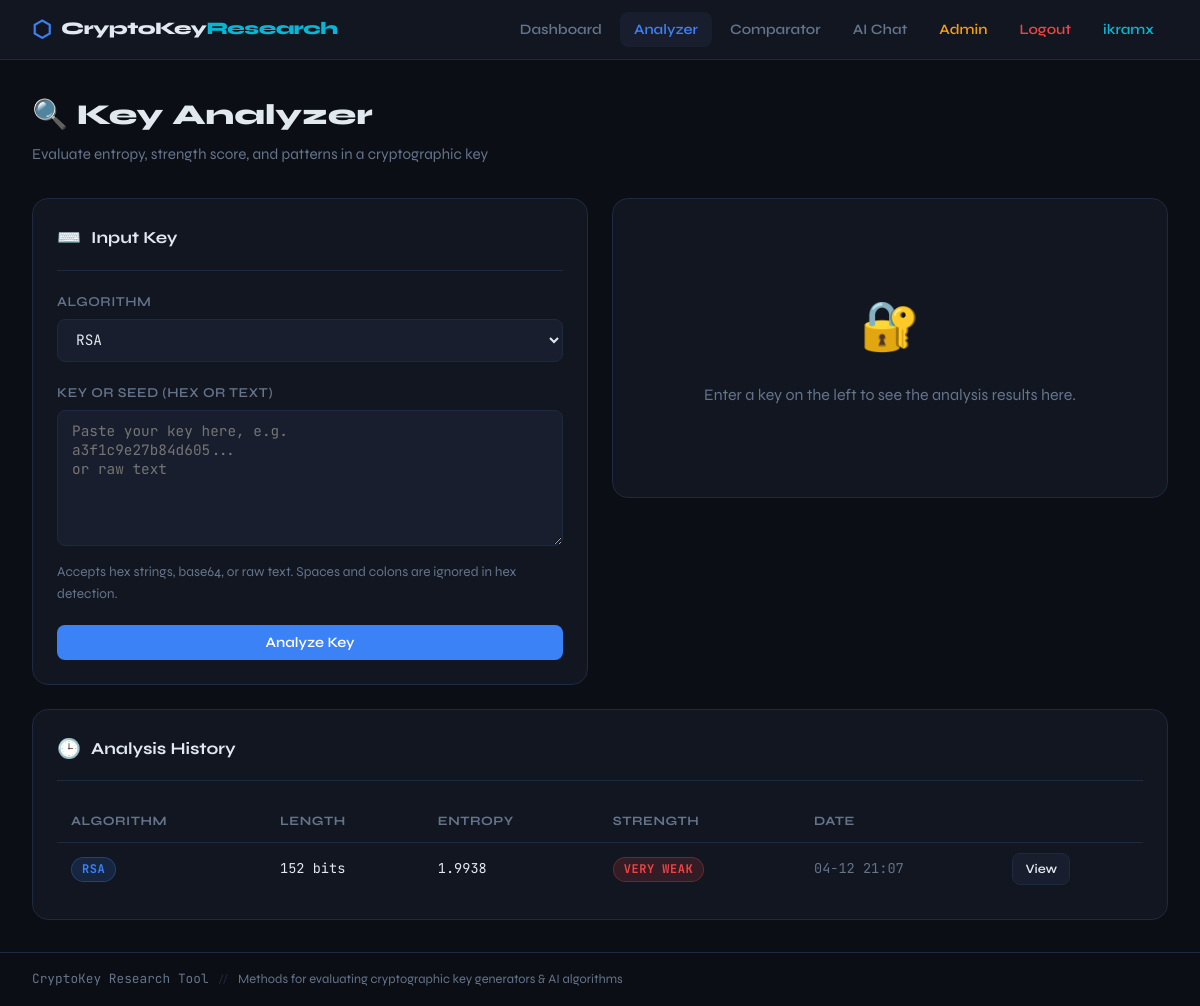
Page /analyze/ (signed in) on the committed database.
### analyzer/models.py (models this page shows, shortened)
class AnalysisResult(models.Model):
    ALGORITHM_CHOICES = [
        ('RSA', 'RSA'),
        ('AES', 'AES'),
        ('ECC', 'ECC'),
        ('DES', 'DES'),
        ('3DES', 'Triple DES'),
        ('ChaCha20', 'ChaCha20'),
        ('OTHER', 'Other'),
    ]
    algorithm = models.CharField(max_length=20, choices=ALGORITHM_CHOICES)
    key_input = models.TextField(help_text="The key or seed to analyze")
    key_length = models.IntegerField(default=0)
    entropy_score = models.FloatField(default=0.0)
    strength_score = models.IntegerField(default=0, help_text="0-100")
    strength_label = models.CharField(max_length=20, default='Unknown')
    patterns_found = models.JSONField(default=list)
    recommendations = models.JSONField(default=list)
    created_at = models.DateTimeField(auto_now_add=True)
    class Meta:
        ordering = ['-created_at']

### analyzer/views.py (the view, shortened to what this page needs)
# urls.py: path('', views.analyze_view, name='analyze'),
@login_required
def analyze_view(request):
    result = None
    error = None
    history = AnalysisResult.objects.order_by('-created_at')[:10]
    return render(request, 'analyzer/analyze.html', {
        'result': result,
        'error': error,
        'algorithms': ALGORITHM_CHOICES,
        'history': history,
    })

### templates/analyzer/analyze.html (shortened to what this page needs)
{% extends 'base.html' %}
{% block content %}
<div class="page-header">
  <h1 class="page-title">🔍 Key Analyzer</h1>
  <p class="page-subtitle">Evaluate entropy, strength score, and patterns in a cryptographic key</p>
</div>
<div class="grid-2" style="align-items: start;">
  <div class="card">
    <div class="card-header">
      <span class="card-icon">⌨️</span>
      <span class="card-title">Input Key</span>
    </div>
    <form method="post">
      <div class="form-group">
        <label for="algorithm">Algorithm</label>
        <select name="algorithm" id="algorithm">
          {% for algo in algorithms %}
            <option value="{{ algo }}">{{ algo }}</option>
          {% endfor %}
        </select>
      </div>
      <div class="form-group">
        <label for="key_input">Key or Seed (hex or text)</label>
        <textarea name="key_input" id="key_input" rows="6"
          placeholder="Paste your key here, e.g.&#10;a3f1c9e27b84d605...&#10;or raw text"></textarea>
        <p class="text-muted text-sm mt-1">Accepts hex strings, base64, or raw text. Spaces and colons are ignored in hex detection.</p>
      </div>
      <button type="submit" class="btn btn-primary w-full" style="justify-content:center">Analyze Key</button>
    </form>
  </div>
  {% if result %}
  <div>
    <div class="card strength-{% if result.strength_label == 'Strong' %}strong{% elif result.strength_label == 'Moderate' %}moderate{% elif result.strength_label == 'Weak' %}weak{% else %}very-weak{% endif %}">
      <div class="card-header">
        <span class="card-icon">📈</span>
        <span class="card-title">Analysis Result</span>
        <span class="badge badge-{% if result.strength_label == 'Strong' %}strong{% elif result.strength_label == 'Moderate' %}moderate{% elif result.strength_label == 'Weak' %}weak{% else %}very-weak{% endif %}" style="margin-left:auto">
          {{ result.strength_label }}
        </span>
      </div>
      <div class="mb-2">
        <div class="flex justify-between items-center mb-1">
          <span class="text-sm text-muted">Strength Score</span>
          <span class="font-mono font-bold text-accent">{{ result.strength_score }}/100</span>
        </div>
        <div class="strength-bar-wrap">
          <div class="strength-bar" style="width: {{ result.strength_score }}%"></div>
        </div>
      </div>
      <div class="metric-row">
        <span class="metric-label">Algorithm</span>
        <span class="metric-value"><span class="badge badge-info">{{ result.algorithm }}</span></span>
      </div>
      <div class="metric-row">
        <span class="metric-label">Key Length</span>
        <span class="metric-value font-mono">{{ result.key_length }} bits</span>
      </div>
      <div class="metric-row">
        <span class="metric-label">Shannon Entropy</span>
        <span class="metric-value font-mono">{{ result.entropy_score }} bits/char</span>
        <div class="metric-bar-wrap">
          <div class="metric-bar" style="width: {% widthratio result.entropy_score 8 100 %}%"></div>
        </div>
      </div>
      <div class="metric-row">
        <span class="metric-label">Analyzed</span>
        <span class="metric-value font-mono text-sm text-muted">{{ result.created_at|date:"Y-m-d H:i:s" }}</span>
      </div>
      {% if result.patterns_found %}
      <div class="mt-2">
        <p class="text-sm text-muted mb-1">⚠️ Patterns Detected</p>
        {% for p in result.patterns_found %}
          <div class="alert alert-error" style="padding: 8px 12px; margin-bottom: 4px;">{{ p }}</div>
        {% endfor %}
      </div>
      {% else %}
      <div class="alert alert-success mt-2">✓ No obvious patterns detected</div>
      {% endif %}
      <div class="mt-2">
        <p class="text-sm text-muted mb-1">💡 Recommendations</p>
        {% for rec in result.recommendations %}
          <div class="metric-row">
            <span class="text-sm">{{ rec }}</span>
          </div>
        {% endfor %}
      </div>
      <div class="mt-2">
        <a href="{% url 'analysis_detail' result.pk %}" class="btn btn-secondary btn-sm">View Full Report</a>
      </div>
    </div>
  </div>
  {% else %}
  <div class="card" style="display:flex;align-items:center;justify-content:center;min-height:300px;text-align:center;">
    <div>
      <div style="font-size:3rem;margin-bottom:1rem;">🔐</div>
      <p class="text-muted">Enter a key on the left to see the analysis results here.</p>
    </div>
  </div>
  {% endif %}
</div>
{% if history %}
<div class="card mt-3">
  <div class="card-header">
    <span class="card-icon">🕒</span>
    <span class="card-title">Analysis History</span>
  </div>
  <div class="table-wrap">
    <table>
      <thead>
        <tr><th>Algorithm</th><th>Length</th><th>Entropy</th><th>Strength</th><th>Date</th><th></th></tr>
      </thead>
      <tbody>
        {% for item in history %}
        <tr>
          <td><span class="badge badge-info">{{ item.algorithm }}</span></td>
          <td class="font-mono text-sm">{{ item.key_length }} bits</td>
          <td class="font-mono text-sm">{{ item.entropy_score }}</td>
          <td><span class="badge badge-{% if item.strength_label == 'Strong' %}strong{% elif item.strength_label == 'Moderate' %}moderate{% elif item.strength_label == 'Weak' %}weak{% else %}very-weak{% endif %}">{{ item.strength_label }}</span></td>
          <td class="text-muted text-sm font-mono">{{ item.created_at|date:"m-d H:i" }}</td>
          <td><a href="{% url 'analysis_detail' item.pk %}" class="btn btn-secondary btn-sm">View</a></td>
        </tr>
        {% endfor %}
      </tbody>
    </table>
  </div>
</div>
{% endif %}
{% endblock %}

### templates/base.html (shortened to what this page needs)
<!DOCTYPE html>
<html lang="en">
<head>
  {% load static %}
  <link rel="stylesheet" href="{% static 'css/main.css' %}">
</head>
<body>
<nav class="navbar">
  <a href="{% url 'home' %}" class="nav-brand">
    <span class="brand-icon">⬡</span>
    <span class="brand-text">CryptoKey<span class="brand-accent">Research</span></span>
  </a>
  <ul class="nav-links">
    <li><a href="{% url 'home' %}" class="nav-link {% if request.resolver_match.url_name == 'home' %}active{% endif %}">Dashboard</a></li>
    <li><a href="{% url 'analyze' %}" class="nav-link {% if 'analyze' in request.resolver_match.url_name %}active{% endif %}">Analyzer</a></li>
    <li><a href="{% url 'compare' %}" class="nav-link {% if 'compare' in request.resolver_match.url_name %}active{% endif %}">Comparator</a></li>
    <li><a href="{% url 'chat' %}" class="nav-link {% if 'chat' in request.resolver_match.url_name %}active{% endif %}">AI Chat</a></li>
    <li><a href="/admin/" class="nav-link nav-admin">Admin</a></li>
    {% if user.is_authenticated %}
      <li><a href="{% url 'logout' %}" class="nav-link nav-logout">Logout</a></li>
      <li><span class="nav-link nav-user">{{ user.username }}</span></li>
    {% else %}
      <li><a href="{% url 'login' %}" class="nav-link">Login</a></li>
      <li><a href="{% url 'register' %}" class="nav-link nav-user">Register</a></li>
    {% endif %}
  </ul>
</nav>
<main class="main-content">
  {% block content %}{% endblock %}
</main>
<footer class="footer">
  <span class="mono">CryptoKey Research Tool</span>
  <span class="footer-sep">//</span>
  <span>Methods for evaluating cryptographic key generators &amp; AI algorithms</span>
</footer>
</body>
</html>

### rows in the picture
AnalysisResult: algorithm "RSA", key_length "152", entropy_score "1.9938", strength_label "VERY WEAK", created_at "04-12 21:07"

### other values in the picture
{{ user.username }} "ikramx"
form field algorithm "RSA"
